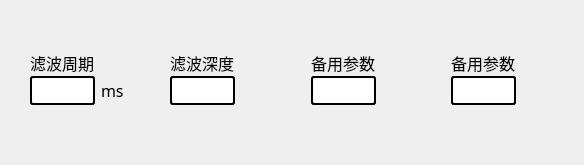
          <widget class="QWidget" name="widget_2_2" native="true">
           <property name="styleSheet">
            <string notr="true">#widget_2_2{border:4px solid rgb(141, 167, 219);
border-radius:5px;}</string>
           </property>
           <layout class="QHBoxLayout" name="horizontalLayout_14" stretch="1,1,1,1">
            <property name="leftMargin">
             <number>20</number>
            </property>
            <property name="rightMargin">
             <number>9</number>
            </property>
            <item>
             <widget class="QWidget" name="widget_15" native="true">
              <layout class="QVBoxLayout" name="verticalLayout_5">
               <property name="spacing">
                <number>1</number>
               </property>
               <property name="leftMargin">
                <number>0</number>
               </property>
               <property name="topMargin">
                <number>0</number>
               </property>
               <property name="rightMargin">
                <number>0</number>
               </property>
               <property name="bottomMargin">
                <number>0</number>
               </property>
               <item>
                <spacer name="verticalSpacer_7">
                 <property name="orientation">
                  <enum>Qt::Vertical</enum>
                 </property>
                 <property name="sizeHint" stdset="0">
                  <size>
                   <width>20</width>
                   <height>40</height>
                  </size>
                 </property>
                </spacer>
               </item>
               <item>
                <widget class="QWidget" name="widget_16" native="true">
                 <layout class="QHBoxLayout" name="horizontalLayout_15">
                  <property name="spacing">
                   <number>0</number>
                  </property>
                  <property name="leftMargin">
                   <number>10</number>
                  </property>
                  <property name="topMargin">
                   <number>0</number>
                  </property>
                  <property name="rightMargin">
                   <number>0</number>
                  </property>
                  <property name="bottomMargin">
                   <number>0</number>
                  </property>
                  <item>
                   <widget class="QLabel" name="label_13">
                    <property name="font">
                     <font>
                      <family>微软雅黑</family>
                      <pointsize>12</pointsize>
                     </font>
                    </property>
                    <property name="text">
                     <string>滤波周期</string>
                    </property>
                   </widget>
                  </item>
                  <item>
                   <spacer name="horizontalSpacer_8">
                    <property name="orientation">
                     <enum>Qt::Horizontal</enum>
                    </property>
                    <property name="sizeHint" stdset="0">
                     <size>
                      <width>40</width>
                      <height>20</height>
                     </size>
                    </property>
                   </spacer>
                  </item>
                 </layout>
                </widget>
               </item>
               <item>
                <widget class="QWidget" name="widget_17" native="true">
                 <layout class="QHBoxLayout" name="horizontalLayout_16">
                  <property name="leftMargin">
                   <number>10</number>
                  </property>
                  <property name="topMargin">
                   <number>0</number>
                  </property>
                  <item>
                   <widget class="QLineEdit" name="lineEdit_tfilter">
                    <property name="minimumSize">
                     <size>
                      <width>50</width>
                      <height>0</height>
                     </size>
                    </property>
                    <property name="maximumSize">
                     <size>
                      <width>65</width>
                      <height>16777215</height>
                     </size>
                    </property>
                    <property name="font">
                     <font>
                      <family>微软雅黑</family>
                      <pointsize>12</pointsize>
                     </font>
                    </property>
                    <property name="styleSheet">
                     <string notr="true">border:2px solid rgb(0, 0, 0);
border-radius:3px;</string>
                    </property>
                    <property name="text">
                     <string/>
                    </property>
                   </widget>
                  </item>
                  <item>
                   <widget class="QLabel" name="label_14">
                    <property name="font">
                     <font>
                      <family>微软雅黑</family>
                      <pointsize>12</pointsize>
                     </font>
                    </property>
                    <property name="text">
                     <string>ms</string>
                    </property>
                   </widget>
                  </item>
                 </layout>
                </widget>
               </item>
               <item>
                <spacer name="verticalSpacer_8">
                 <property name="orientation">
                  <enum>Qt::Vertical</enum>
                 </property>
                 <property name="sizeHint" stdset="0">
                  <size>
                   <width>20</width>
                   <height>40</height>
                  </size>
                 </property>
                </spacer>
               </item>
              </layout>
             </widget>
            </item>
            <item>
             <widget class="QWidget" name="widget_18" native="true">
              <layout class="QVBoxLayout" name="verticalLayout_6">
               <property name="spacing">
                <number>1</number>
               </property>
               <property name="leftMargin">
                <number>0</number>
               </property>
               <property name="topMargin">
                <number>0</number>
               </property>
               <property name="rightMargin">
                <number>0</number>
               </property>
               <property name="bottomMargin">
                <number>0</number>
               </property>
               <item>
                <spacer name="verticalSpacer_9">
                 <property name="orientation">
                  <enum>Qt::Vertical</enum>
                 </property>
                 <property name="sizeHint" stdset="0">
                  <size>
                   <width>20</width>
                   <height>40</height>
                  </size>
                 </property>
                </spacer>
               </item>
               <item>
                <widget class="QWidget" name="widget_19" native="true">
                 <layout class="QHBoxLayout" name="horizontalLayout_17">
                  <property name="spacing">
                   <number>0</number>
                  </property>
                  <property name="leftMargin">
                   <number>10</number>
                  </property>
                  <property name="topMargin">
                   <number>0</number>
                  </property>
                  <property name="rightMargin">
                   <number>0</number>
                  </property>
                  <property name="bottomMargin">
                   <number>0</number>
                  </property>
                  <item>
                   <widget class="QLabel" name="label_15">
                    <property name="font">
                     <font>
                      <family>微软雅黑</family>
                      <pointsize>12</pointsize>
                     </font>
                    </property>
                    <property name="text">
                     <string>滤波深度</string>
                    </property>
                   </widget>
                  </item>
                  <item>
                   <spacer name="horizontalSpacer_9">
                    <property name="orientation">
                     <enum>Qt::Horizontal</enum>
                    </property>
                    <property name="sizeHint" stdset="0">
                     <size>
                      <width>67</width>
                      <height>20</height>
                     </size>
                    </property>
                   </spacer>
                  </item>
                 </layout>
                </widget>
               </item>
               <item>
                <widget class="QWidget" name="widget_20" native="true">
                 <layout class="QHBoxLayout" name="horizontalLayout_18">
                  <property name="leftMargin">
                   <number>10</number>
                  </property>
                  <property name="topMargin">
                   <number>0</number>
                  </property>
                  <item>
                   <widget class="QLineEdit" name="lineEdit_dfilter">
                    <property name="minimumSize">
                     <size>
                      <width>50</width>
                      <height>0</height>
                     </size>
                    </property>
                    <property name="maximumSize">
                     <size>
                      <width>65</width>
                      <height>16777215</height>
                     </size>
                    </property>
                    <property name="font">
                     <font>
                      <family>微软雅黑</family>
                      <pointsize>12</pointsize>
                     </font>
                    </property>
                    <property name="styleSheet">
                     <string notr="true">border:2px solid rgb(0, 0, 0);
border-radius:3px;</string>
                    </property>
                    <property name="text">
                     <string/>
                    </property>
                   </widget>
                  </item>
                  <item>
                   <widget class="QLabel" name="label_16">
                    <property name="font">
                     <font>
                      <family>微软雅黑</family>
                      <pointsize>12</pointsize>
                     </font>
                    </property>
                    <property name="text">
                     <string/>
                    </property>
                   </widget>
                  </item>
                 </layout>
                </widget>
               </item>
               <item>
                <spacer name="verticalSpacer_10">
                 <property name="orientation">
                  <enum>Qt::Vertical</enum>
                 </property>
                 <property name="sizeHint" stdset="0">
                  <size>
                   <width>20</width>
                   <height>40</height>
                  </size>
                 </property>
                </spacer>
               </item>
              </layout>
             </widget>
            </item>
            <item>
             <widget class="QWidget" name="widget_21" native="true">
              <layout class="QVBoxLayout" name="verticalLayout_7">
               <property name="spacing">
                <number>1</number>
               </property>
               <property name="leftMargin">
                <number>0</number>
               </property>
               <property name="topMargin">
                <number>0</number>
               </property>
               <property name="rightMargin">
                <number>0</number>
               </property>
               <property name="bottomMargin">
                <number>0</number>
               </property>
               <item>
                <spacer name="verticalSpacer_11">
                 <property name="orientation">
                  <enum>Qt::Vertical</enum>
                 </property>
                 <property name="sizeHint" stdset="0">
                  <size>
                   <width>20</width>
                   <height>40</height>
                  </size>
                 </property>
                </spacer>
               </item>
               <item>
                <widget class="QWidget" name="widget_22" native="true">
                 <layout class="QHBoxLayout" name="horizontalLayout_19">
                  <property name="spacing">
                   <number>0</number>
                  </property>
                  <property name="leftMargin">
                   <number>10</number>
                  </property>
                  <property name="topMargin">
                   <number>0</number>
                  </property>
                  <property name="rightMargin">
                   <number>0</number>
                  </property>
                  <property name="bottomMargin">
                   <number>0</number>
                  </property>
                  <item>
                   <widget class="QLabel" name="label_17">
                    <property name="font">
                     <font>
                      <family>微软雅黑</family>
                      <pointsize>12</pointsize>
                     </font>
                    </property>
                    <property name="text">
                     <string>备用参数</string>
                    </property>
                   </widget>
                  </item>
                  <item>
                   <spacer name="horizontalSpacer_10">
                    <property name="orientation">
                     <enum>Qt::Horizontal</enum>
                    </property>
                    <property name="sizeHint" stdset="0">
                     <size>
                      <width>67</width>
                      <height>20</height>
                     </size>
                    </property>
                   </spacer>
                  </item>
                 </layout>
                </widget>
               </item>
               <item>
                <widget class="QWidget" name="widget_23" native="true">
                 <layout class="QHBoxLayout" name="horizontalLayout_20">
                  <property name="leftMargin">
                   <number>10</number>
                  </property>
                  <property name="topMargin">
                   <number>0</number>
                  </property>
                  <item>
                   <widget class="QLineEdit" name="lineEdit_filtera">
                    <property name="minimumSize">
                     <size>
                      <width>50</width>
                      <height>0</height>
                     </size>
                    </property>
                    <property name="maximumSize">
                     <size>
                      <width>65</width>
                      <height>16777215</height>
                     </size>
                    </property>
                    <property name="font">
                     <font>
                      <family>微软雅黑</family>
                      <pointsize>12</pointsize>
                     </font>
                    </property>
                    <property name="styleSheet">
                     <string notr="true">border:2px solid rgb(0, 0, 0);
border-radius:3px;</string>
                    </property>
                    <property name="text">
                     <string/>
                    </property>
                   </widget>
                  </item>
                  <item>
                   <widget class="QLabel" name="label_18">
                    <property name="font">
                     <font>
                      <family>微软雅黑</family>
                      <pointsize>12</pointsize>
                     </font>
                    </property>
                    <property name="text">
                     <string/>
                    </property>
                   </widget>
                  </item>
                 </layout>
                </widget>
               </item>
               <item>
                <spacer name="verticalSpacer_12">
                 <property name="orientation">
                  <enum>Qt::Vertical</enum>
                 </property>
                 <property name="sizeHint" stdset="0">
                  <size>
                   <width>20</width>
                   <height>40</height>
                  </size>
                 </property>
                </spacer>
               </item>
              </layout>
             </widget>
            </item>
            <item>
             <widget class="QWidget" name="widget_54" native="true">
              <layout class="QVBoxLayout" name="verticalLayout_18">
               <property name="spacing">
                <number>1</number>
               </property>
               <property name="leftMargin">
                <number>0</number>
               </property>
               <property name="topMargin">
                <number>0</number>
               </property>
               <property name="rightMargin">
                <number>0</number>
               </property>
               <property name="bottomMargin">
                <number>0</number>
               </property>
               <item>
                <spacer name="verticalSpacer_33">
                 <property name="orientation">
                  <enum>Qt::Vertical</enum>
                 </property>
                 <property name="sizeHint" stdset="0">
                  <size>
                   <width>20</width>
                   <height>40</height>
                  </size>
                 </property>
                </spacer>
               </item>
               <item>
                <widget class="QWidget" name="widget_55" native="true">
                 <layout class="QHBoxLayout" name="horizontalLayout_48">
                  <property name="spacing">
                   <number>0</number>
                  </property>
                  <property name="leftMargin">
                   <number>10</number>
                  </property>
                  <property name="topMargin">
                   <number>0</number>
                  </property>
                  <property name="rightMargin">
                   <number>0</number>
                  </property>
                  <property name="bottomMargin">
                   <number>0</number>
                  </property>
                  <item>
                   <widget class="QLabel" name="label_39">
                    <property name="font">
                     <font>
                      <family>微软雅黑</family>
                      <pointsize>12</pointsize>
                     </font>
                    </property>
                    <property name="text">
                     <string>备用参数</string>
                    </property>
                   </widget>
                  </item>
                  <item>
                   <spacer name="horizontalSpacer_21">
                    <property name="orientation">
                     <enum>Qt::Horizontal</enum>
                    </property>
                    <property name="sizeHint" stdset="0">
                     <size>
                      <width>67</width>
                      <height>20</height>
                     </size>
                    </property>
                   </spacer>
                  </item>
                 </layout>
                </widget>
               </item>
               <item>
                <widget class="QWidget" name="widget_56" native="true">
                 <layout class="QHBoxLayout" name="horizontalLayout_49">
                  <property name="leftMargin">
                   <number>10</number>
                  </property>
                  <property name="topMargin">
                   <number>0</number>
                  </property>
                  <item>
                   <widget class="QLineEdit" name="lineEdit_filterb">
                    <property name="minimumSize">
                     <size>
                      <width>50</width>
                      <height>0</height>
                     </size>
                    </property>
                    <property name="maximumSize">
                     <size>
                      <width>65</width>
                      <height>16777215</height>
                     </size>
                    </property>
                    <property name="font">
                     <font>
                      <family>微软雅黑</family>
                      <pointsize>12</pointsize>
                     </font>
                    </property>
                    <property name="styleSheet">
                     <string notr="true">border:2px solid rgb(0, 0, 0);
border-radius:3px;</string>
                    </property>
                    <property name="text">
                     <string/>
                    </property>
                   </widget>
                  </item>
                  <item>
                   <widget class="QLabel" name="label_40">
                    <property name="font">
                     <font>
                      <family>微软雅黑</family>
                      <pointsize>12</pointsize>
                     </font>
                    </property>
                    <property name="text">
                     <string/>
                    </property>
                   </widget>
                  </item>
                 </layout>
                </widget>
               </item>
               <item>
                <spacer name="verticalSpacer_34">
                 <property name="orientation">
                  <enum>Qt::Vertical</enum>
                 </property>
                 <property name="sizeHint" stdset="0">
                  <size>
                   <width>20</width>
                   <height>40</height>
                  </size>
                 </property>
                </spacer>
               </item>
              </layout>
             </widget>
            </item>
           </layout>
          </widget>
